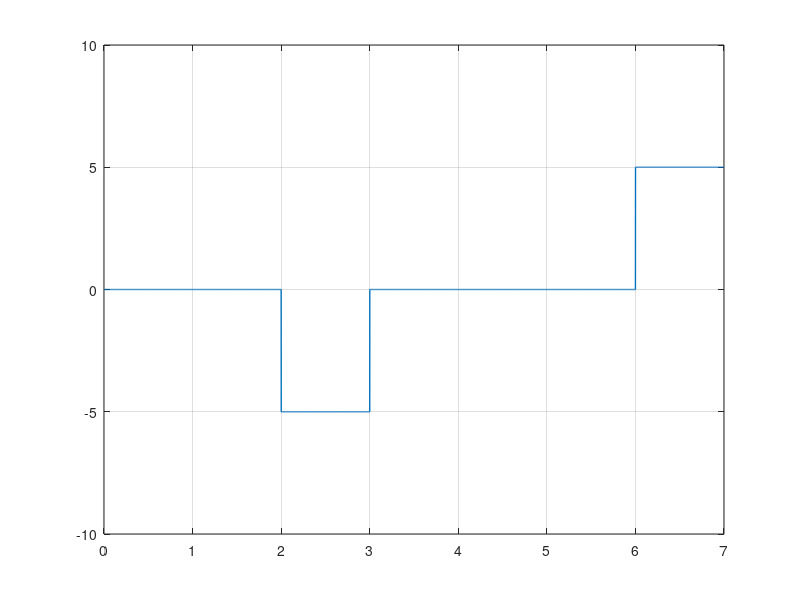

Write the MATLAB code that produced this figure.
clc; #... Clear command line
clear all; #... Clear variables
close all; #... Clear figures

bits = [1 0 1 1 0 0 1];

#... Modulation

bitrate = 1; #... Number of bits per second
voltage = 5;

samplingRate = 1000;
samplingTime = 1/samplingRate;

endTime = length(bits)/bitrate;
time = 0:samplingTime:endTime;

index = 1;
sign = 1;
last = 1;
if bits(1) == 1
    sign = 0;
endif

for i = 1:length(time)
    modulation(i) = sign*voltage;
    if time(i)*bitrate >= index
        if sign != 0
            last = sign;
        endif
        index = index+1;
        if index <= length(bits) && bits(index) == 1
            if sign == 0
                sign = -last;
            else
                sign = 0;
            endif
        endif
    endif
endfor

plot(time, modulation, "LineWidth", 1);
axis([0 endTime -voltage-5 voltage+5]);
grid on;

#... Demodulation

index = 1
last = voltage;

for i = 1:length(modulation)
    if modulation(i) == last
        demodultaion(index) = 0;
    else
        demodultaion(index) = 1;
    endif
    if time(i)*bitrate >= index
        index = index+1;
        last = modulation(i);
    endif
endfor

disp(demodultaion);
